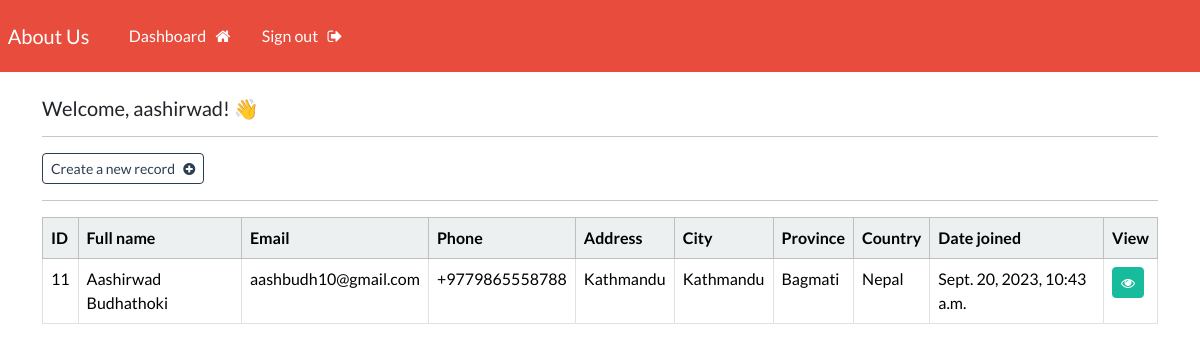
Screenshot of /dashboard (signed in) with the database file from the repository.
### webapp/models.py (models this page shows, shortened)
class Record(models.Model):
    creation_date = models.DateTimeField(auto_now_add=True)
    first_name = models.CharField(max_length=100)
    last_name = models.CharField(max_length=100)
    email = models.CharField(max_length=255)
    phone = models.CharField(max_length=20)
    address = models.CharField(max_length=300)
    city = models.CharField(max_length=255)
    province = models.CharField(max_length=200)
    country = models.CharField(max_length=125)

### webapp/views.py (the view)
# urls.py: path('dashboard', views.dashboard, name="dashboard"),
@login_required(login_url='my-login')
def dashboard(request):
    my_records = Record.objects.all()
    context = {'records': my_records}
    return render(request, 'webapp/dashboard.html', context=context)

### webapp/templates/webapp/dashboard.html
{% extends 'webapp/base.html' %}
{% block content %}
    <h5> Welcome, {{user}}! 👋 </h5>
    <hr>
    <a class="btn btn-outline-primary btn-sm" href="{% url 'create-record' %}">
        Create a new record &nbsp; <i class="fa fa-plus-circle" aria-hidden="true"></i>
    </a>
    <hr>
    <table class="table table-hover table-bordered">
        <thead class="table-light">
            <tr>
                <th scope="col"> ID </th>
                <th scope="col"> Full name </th>
                <th scope="col"> Email </th>
                <th scope="col"> Phone </th>
                <th scope="col"> Address </th>
                <th scope="col"> City </th>
                <th scope="col"> Province </th>
                <th scope="col"> Country </th>
                <th scope="col"> Date joined </th>
                <th scope="col"> View </th>
            </tr>
        </thead>
        <tbody>
        {% if records %}
            {% for record in records %}
            <tr>
                <td> {{record.id}} </td>
                <td> {{record.first_name}}  {{record.last_name}} </td>
                <td> {{record.email}} </td>
                <td> {{record.phone}} </td>
                <td> {{record.address}} </td>
                <td> {{record.city}} </td>
                <td> {{record.province}} </td>
                <td> {{record.country}} </td>
                <td> {{record.creation_date}} </td>
                <td> <a class="btn btn-success btn-sm" href="{% url 'record' record.id %}"> <i class="fa fa-eye" aria-hidden="true"></i> </a> </td>
            </tr>
            {% endfor %}
        {% endif %}
        </tbody>
    </table>
{% endblock %}

### webapp/templates/webapp/base.html (shortened to what this page needs)
{% load static %}
<!DOCTYPE html>
<html>
    <head>
        <link rel="stylesheet" type="text/css" href="https://bootswatch.com/5/flatly/bootstrap.min.css">
        <link rel="stylesheet" type="text/css" href="{% static 'css/styles.css' %}">
        <link rel="stylesheet" href="https://cdnjs.cloudflare.com/ajax/libs/font-awesome/4.7.0/css/font-awesome.min.css">
    </head>
    <body>
        {% include 'webapp/navbar.html' %}
        <div class="container">
            <br>
           {% block content %}
           {% endblock %}
        </div>
    </body>
</html>

### webapp/templates/webapp/navbar.html (shortened to what this page needs)
<nav class="navbar navbar-expand-lg navbar-dark bg-danger justify-content-center">
    <a class="navbar-brand main-heading" href="{% url '' %}">
      &nbsp; About Us
    </a>
      <div class="collapse navbar-collapse text-center" id="navbarNavDropdown">
        <ul class="navbar-nav mr-auto">
          {% if user.is_authenticated %}
            <li class="nav-item">
              <a class="nav-link" href="{% url 'dashboard' %}">Dashboard &nbsp; <i class="fa fa-home" aria-hidden="true"></i> </a>
            </li>
            <li class="nav-item">
              <a class="nav-link" href="{% url 'user-logout' %}">Sign out &nbsp; <i class="fa fa-sign-out" aria-hidden="true"></i> </a>
            </li>
        </ul>
        {% endif %}
      </div>
  </nav>

### rows the page displays
Record: id "11", first_name "Aashirwad", last_name "Budhathoki", email "aashbudh10@gmail.com", phone "+9779865558788", address "Kathmandu", city "Kathmandu", province "Bagmati", country "Nepal", creation_date "Sept. 20, 2023, 10:43 a.m."

### other values shown
{{ user }} "aashirwad"
